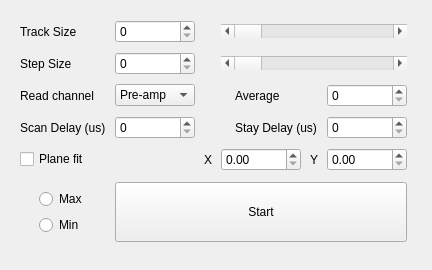
<?xml version="1.0" encoding="UTF-8"?>
<ui version="4.0">
 <class>Track</class>
 <widget class="QWidget" name="Track">
  <property name="geometry">
   <rect>
    <x>0</x>
    <y>0</y>
    <width>432</width>
    <height>270</height>
   </rect>
  </property>
  <property name="windowTitle">
   <string>Track</string>
  </property>
  <layout class="QGridLayout" name="gridLayout_2">
   <item row="0" column="0">
    <widget class="QWidget" name="widget" native="true">
     <layout class="QGridLayout" name="gridLayout_3">
      <property name="spacing">
       <number>9</number>
      </property>
      <item row="5" column="4">
       <widget class="QLabel" name="label_6">
        <property name="sizePolicy">
         <sizepolicy hsizetype="Maximum" vsizetype="Preferred">
          <horstretch>0</horstretch>
          <verstretch>0</verstretch>
         </sizepolicy>
        </property>
        <property name="text">
         <string>Y</string>
        </property>
       </widget>
      </item>
      <item row="0" column="1" colspan="2">
       <widget class="QSpinBox" name="spinBox">
        <property name="sizePolicy">
         <sizepolicy hsizetype="Fixed" vsizetype="Fixed">
          <horstretch>0</horstretch>
          <verstretch>0</verstretch>
         </sizepolicy>
        </property>
        <property name="minimumSize">
         <size>
          <width>80</width>
          <height>20</height>
         </size>
        </property>
       </widget>
      </item>
      <item row="1" column="3" colspan="3">
       <widget class="QScrollBar" name="horizontalScrollBar_2">
        <property name="sizePolicy">
         <sizepolicy hsizetype="Expanding" vsizetype="Fixed">
          <horstretch>0</horstretch>
          <verstretch>0</verstretch>
         </sizepolicy>
        </property>
        <property name="orientation">
         <enum>Qt::Horizontal</enum>
        </property>
       </widget>
      </item>
      <item row="4" column="1" colspan="2">
       <widget class="QSpinBox" name="spinBox_3">
        <property name="sizePolicy">
         <sizepolicy hsizetype="Fixed" vsizetype="Fixed">
          <horstretch>0</horstretch>
          <verstretch>0</verstretch>
         </sizepolicy>
        </property>
        <property name="minimumSize">
         <size>
          <width>80</width>
          <height>20</height>
         </size>
        </property>
       </widget>
      </item>
      <item row="2" column="3">
       <widget class="QLabel" name="label_9">
        <property name="sizePolicy">
         <sizepolicy hsizetype="Maximum" vsizetype="Preferred">
          <horstretch>0</horstretch>
          <verstretch>0</verstretch>
         </sizepolicy>
        </property>
        <property name="text">
         <string>Average</string>
        </property>
        <property name="indent">
         <number>14</number>
        </property>
       </widget>
      </item>
      <item row="4" column="3" colspan="2">
       <widget class="QLabel" name="label_10">
        <property name="sizePolicy">
         <sizepolicy hsizetype="Maximum" vsizetype="Preferred">
          <horstretch>0</horstretch>
          <verstretch>0</verstretch>
         </sizepolicy>
        </property>
        <property name="text">
         <string>Stay Delay (us)</string>
        </property>
        <property name="indent">
         <number>14</number>
        </property>
       </widget>
      </item>
      <item row="0" column="3" colspan="3">
       <widget class="QScrollBar" name="horizontalScrollBar">
        <property name="sizePolicy">
         <sizepolicy hsizetype="Expanding" vsizetype="Fixed">
          <horstretch>0</horstretch>
          <verstretch>0</verstretch>
         </sizepolicy>
        </property>
        <property name="orientation">
         <enum>Qt::Horizontal</enum>
        </property>
       </widget>
      </item>
      <item row="0" column="0">
       <widget class="QLabel" name="label">
        <property name="sizePolicy">
         <sizepolicy hsizetype="Maximum" vsizetype="Preferred">
          <horstretch>0</horstretch>
          <verstretch>0</verstretch>
         </sizepolicy>
        </property>
        <property name="text">
         <string>Track Size</string>
        </property>
       </widget>
      </item>
      <item row="2" column="0">
       <widget class="QLabel" name="label_3">
        <property name="sizePolicy">
         <sizepolicy hsizetype="Maximum" vsizetype="Preferred">
          <horstretch>0</horstretch>
          <verstretch>0</verstretch>
         </sizepolicy>
        </property>
        <property name="text">
         <string>Read channel</string>
        </property>
       </widget>
      </item>
      <item row="2" column="5">
       <widget class="QSpinBox" name="spinBox_4">
        <property name="sizePolicy">
         <sizepolicy hsizetype="Fixed" vsizetype="Fixed">
          <horstretch>0</horstretch>
          <verstretch>0</verstretch>
         </sizepolicy>
        </property>
        <property name="minimumSize">
         <size>
          <width>80</width>
          <height>20</height>
         </size>
        </property>
       </widget>
      </item>
      <item row="1" column="1" colspan="2">
       <widget class="QSpinBox" name="spinBox_2">
        <property name="sizePolicy">
         <sizepolicy hsizetype="Fixed" vsizetype="Fixed">
          <horstretch>0</horstretch>
          <verstretch>0</verstretch>
         </sizepolicy>
        </property>
        <property name="minimumSize">
         <size>
          <width>80</width>
          <height>20</height>
         </size>
        </property>
       </widget>
      </item>
      <item row="5" column="0">
       <widget class="QCheckBox" name="checkBox">
        <property name="sizePolicy">
         <sizepolicy hsizetype="Maximum" vsizetype="Fixed">
          <horstretch>0</horstretch>
          <verstretch>0</verstretch>
         </sizepolicy>
        </property>
        <property name="minimumSize">
         <size>
          <width>0</width>
          <height>0</height>
         </size>
        </property>
        <property name="text">
         <string>Plane fit</string>
        </property>
       </widget>
      </item>
      <item row="5" column="2">
       <widget class="QLabel" name="label_5">
        <property name="sizePolicy">
         <sizepolicy hsizetype="Maximum" vsizetype="Preferred">
          <horstretch>0</horstretch>
          <verstretch>0</verstretch>
         </sizepolicy>
        </property>
        <property name="text">
         <string>X</string>
        </property>
       </widget>
      </item>
      <item row="4" column="5">
       <widget class="QSpinBox" name="spinBox_5">
        <property name="sizePolicy">
         <sizepolicy hsizetype="Fixed" vsizetype="Fixed">
          <horstretch>0</horstretch>
          <verstretch>0</verstretch>
         </sizepolicy>
        </property>
        <property name="minimumSize">
         <size>
          <width>80</width>
          <height>20</height>
         </size>
        </property>
       </widget>
      </item>
      <item row="1" column="0">
       <widget class="QLabel" name="label_2">
        <property name="sizePolicy">
         <sizepolicy hsizetype="Maximum" vsizetype="Preferred">
          <horstretch>0</horstretch>
          <verstretch>0</verstretch>
         </sizepolicy>
        </property>
        <property name="text">
         <string>Step Size</string>
        </property>
       </widget>
      </item>
      <item row="4" column="0">
       <widget class="QLabel" name="label_4">
        <property name="sizePolicy">
         <sizepolicy hsizetype="Maximum" vsizetype="Preferred">
          <horstretch>0</horstretch>
          <verstretch>0</verstretch>
         </sizepolicy>
        </property>
        <property name="text">
         <string>Scan Delay (us)</string>
        </property>
       </widget>
      </item>
      <item row="7" column="0">
       <widget class="QWidget" name="widget_3" native="true">
        <layout class="QGridLayout" name="gridLayout">
         <item row="0" column="0">
          <widget class="QRadioButton" name="radioButton">
           <property name="sizePolicy">
            <sizepolicy hsizetype="Maximum" vsizetype="Fixed">
             <horstretch>0</horstretch>
             <verstretch>0</verstretch>
            </sizepolicy>
           </property>
           <property name="text">
            <string>Max</string>
           </property>
          </widget>
         </item>
         <item row="1" column="0">
          <widget class="QRadioButton" name="radioButton_2">
           <property name="sizePolicy">
            <sizepolicy hsizetype="Maximum" vsizetype="Fixed">
             <horstretch>0</horstretch>
             <verstretch>0</verstretch>
            </sizepolicy>
           </property>
           <property name="text">
            <string>Min</string>
           </property>
          </widget>
         </item>
        </layout>
       </widget>
      </item>
      <item row="5" column="5">
       <widget class="QDoubleSpinBox" name="doubleSpinBox_2">
        <property name="sizePolicy">
         <sizepolicy hsizetype="Fixed" vsizetype="Fixed">
          <horstretch>0</horstretch>
          <verstretch>0</verstretch>
         </sizepolicy>
        </property>
        <property name="minimumSize">
         <size>
          <width>80</width>
          <height>20</height>
         </size>
        </property>
        <property name="alignment">
         <set>Qt::AlignLeading|Qt::AlignLeft|Qt::AlignVCenter</set>
        </property>
        <property name="stepType">
         <enum>QAbstractSpinBox::AdaptiveDecimalStepType</enum>
        </property>
       </widget>
      </item>
      <item row="5" column="3">
       <widget class="QDoubleSpinBox" name="doubleSpinBox">
        <property name="sizePolicy">
         <sizepolicy hsizetype="Fixed" vsizetype="Fixed">
          <horstretch>0</horstretch>
          <verstretch>0</verstretch>
         </sizepolicy>
        </property>
        <property name="minimumSize">
         <size>
          <width>80</width>
          <height>20</height>
         </size>
        </property>
        <property name="layoutDirection">
         <enum>Qt::LeftToRight</enum>
        </property>
        <property name="stepType">
         <enum>QAbstractSpinBox::AdaptiveDecimalStepType</enum>
        </property>
       </widget>
      </item>
      <item row="7" column="1" colspan="5">
       <widget class="QPushButton" name="pushButton">
        <property name="minimumSize">
         <size>
          <width>0</width>
          <height>60</height>
         </size>
        </property>
        <property name="text">
         <string>Start</string>
        </property>
       </widget>
      </item>
      <item row="2" column="1">
       <widget class="QComboBox" name="comboBox">
        <property name="sizePolicy">
         <sizepolicy hsizetype="Fixed" vsizetype="Fixed">
          <horstretch>0</horstretch>
          <verstretch>0</verstretch>
         </sizepolicy>
        </property>
        <property name="minimumSize">
         <size>
          <width>80</width>
          <height>20</height>
         </size>
        </property>
        <item>
         <property name="text">
          <string>Pre-amp</string>
         </property>
        </item>
        <item>
         <property name="text">
          <string>Zout</string>
         </property>
        </item>
       </widget>
      </item>
     </layout>
    </widget>
   </item>
  </layout>
 </widget>
 <resources/>
 <connections/>
</ui>
